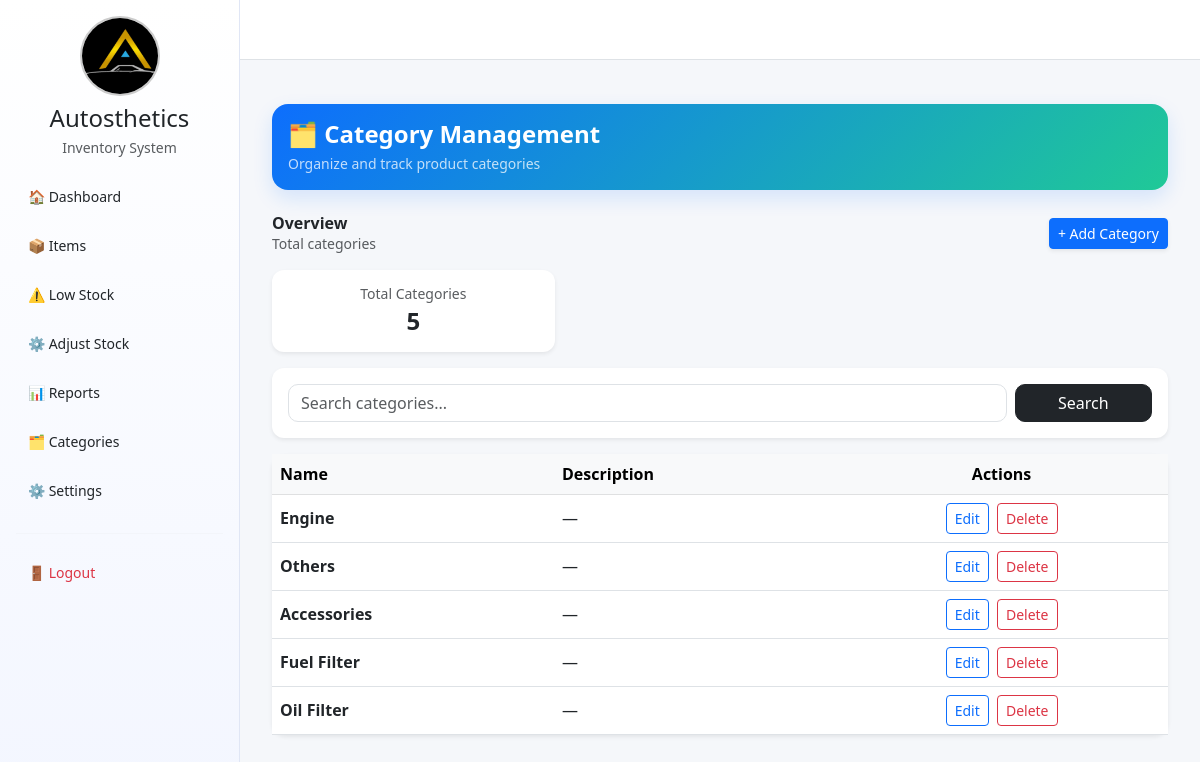
Page /categories/ (signed in) on the committed database.
### inventory/models.py (models this page shows, shortened)
class ShopSettings(models.Model):
    user = models.OneToOneField(User, on_delete=models.CASCADE)
    shop_name = models.CharField(max_length=100, default="Autosthetics Car Care")
    address = models.CharField(max_length=200, blank=True)
    contact = models.CharField(max_length=50, blank=True)
    low_stock_limit = models.IntegerField(default=5)
    theme = models.CharField(
        max_length=20,
        choices=[("gold", "Gold"), ("orange", "Orange"), ("light", "Light"), ("dark", "Dark")],
        default="gold"
    )
    profile_image = models.ImageField(upload_to='profile_images/', blank=True, null=True)
    last_backup = models.DateTimeField(blank=True, null=True)

class Category(models.Model):
    name = models.CharField(max_length=255)
    description = models.TextField(blank=True, null=True)  # Optional description

### inventory/views.py (the view)
# urls.py: path('categories/', views.categories, name='categories'),
@login_required
def categories(request):
    query = request.GET.get('q', '')
    categories = Category.objects.all()
    if query:
        categories = categories.filter(name__icontains=query)
    return render(request, 'inventory/categories.html', {
        'categories': categories,
        'total_categories': Category.objects.count(),
        'query': query,
    })

### inventory/templates/inventory/categories.html (shortened to what this page needs)
{% extends "inventory/base.html" %}
{% load humanize %}
{% block content %}
<div class="container py-4">
    <div class="p-3 rounded-4 text-white mb-4"
         style="background: linear-gradient(135deg, #0d6efd, #20c997);
                box-shadow: 0 8px 20px rgba(13,110,253,0.14);">
        <h4 class="fw-bold mb-1">🗂 Category Management</h4>
        <p class="mb-0 small opacity-75">
            Organize and track product categories
        </p>
    </div>
    <div class="d-flex justify-content-between align-items-center mb-3">
        <div>
            <h6 class="fw-semibold mb-0">Overview</h6>
            <p class="text-muted small mb-0">
                Total categories
            </p>
        </div>
        <a href="{% url 'add_category' %}"
           class="btn btn-primary btn-sm shadow-sm">
            + Add Category
        </a>
    </div>
    <div class="row mb-3">
        <div class="col-md-4">
            <div class="card shadow-sm border-0"
                 style="border-radius: 12px;">
                <div class="card-body py-3 text-center">
                    <h6 class="text-muted small mb-1">Total Categories</h6>
                    <h4 class="fw-bold mb-0">{{ total_categories }}</h4>
                </div>
            </div>
        </div>
    </div>
    <div class="card shadow-sm border-0 mb-3"
         style="border-radius: 12px;">
        <div class="card-body p-3">
            <form method="GET" class="row g-2">
                <div class="col-md-10">
                    <input type="text"
                           name="q"
                           value="{{ query }}"
                           class="form-control"
                           placeholder="Search categories..."
                           style="border-radius: 10px;">
                </div>
                <div class="col-md-2 d-grid">
                    <button class="btn btn-dark"
                            style="border-radius: 10px;">
                        Search
                    </button>
                </div>
            </form>
        </div>
    </div>
    <div class="card shadow-sm border-0"
         style="border-radius: 14px;">
        <div class="table-responsive"
             style="max-height: 350px; overflow-y: auto;">
            <table class="table table-hover align-middle mb-0">
                <thead class="table-light">
                    <tr>
                        <th>Name</th>
                        <th>Description</th>
                        <th class="text-center">Actions</th>
                    </tr>
                </thead>
                <tbody>
                    {% for category in categories %}
                    <tr>
                        <td class="fw-semibold">{{ category.name }}</td>
                        <td>{{ category.description|default:"—" }}</td>
                        <td class="text-center">
                            <a href="{% url 'edit_category' category.id %}"
                               class="btn btn-sm btn-outline-primary me-1">
                                Edit
                            </a>
                            <button type="button"
                                    class="btn btn-sm btn-outline-danger"
                                    data-bs-toggle="modal"
                                    data-bs-target="#deleteModal{{ category.id }}">
                                Delete
                            </button>
                        </td>
                    </tr>
                    {% empty %}
                    <tr>
                        <td colspan="3" class="text-center py-3 text-muted">
                            No categories found.
                        </td>
                    </tr>
                    {% endfor %}
                </tbody>
            </table>
        </div>
    </div>
</div>
{% endblock %}

### inventory/templates/inventory/base.html (shortened to what this page needs)
{% load static %}
<!DOCTYPE html>
<html lang="en">
<head>
    <link href="https://cdn.jsdelivr.net/npm/bootstrap@5.3.0/dist/css/bootstrap.min.css" rel="stylesheet">
    <link rel="stylesheet" href="https://cdn.jsdelivr.net/npm/bootstrap-icons@1.11.3/font/bootstrap-icons.css"><link rel="stylesheet" href="https://cdn.jsdelivr.net/npm/bootstrap-icons@1.11.3/font/bootstrap-icons.css">
</head>
<body>
<aside id="sidebar">
   <div class="sidebar-profile text-center py-3">
    {% if request.user.shopsettings.profile_image %}
        <img src="{{ request.user.shopsettings.profile_image.url }}" alt="Profile Picture" class="sidebar-profile-pic mb-2">
    {% else %}
        <img src="{% static 'images/default_profile.png' %}" alt="Profile Picture" class="sidebar-profile-pic mb-2">
    {% endif %}
    <h4 class="mb-1">Autosthetics</h4>
    <p class="text-muted small mb-0">Inventory System</p>
</div>
    <nav class="nav flex-column px-3">
        <a href="{% url 'dashboard' %}" class="nav-link text-dark mb-1">🏠 Dashboard</a>
        <a href="{% url 'all_items' %}" class="nav-link text-dark mb-1">📦 Items</a>
        <a href="{% url 'low_stock' %}" class="nav-link text-dark mb-1">⚠️ Low Stock</a>
        <a href="{% url 'adjust_stock' %}" class="nav-link text-dark mb-1">⚙️ Adjust Stock</a>
        <a href="{% url 'reports' %}" class="nav-link text-dark mb-1">📊 Reports</a>
        <a href="{% url 'categories' %}" class="nav-link text-dark mb-1">🗂 Categories</a>
        <a href="{% url 'settings_page' %}" class="nav-link text-dark mb-1">⚙️ Settings</a>
        <hr>
        <a href="{% url 'logout' %}" class="nav-link text-danger">🚪 Logout</a>
    </nav>
</aside>
<div id="main-wrapper">
    <div class="topbar bg-white border-bottom d-flex justify-content-between align-items-center px-4">
    </div>
    <main>
        {% block content %}
        {% endblock %}
    </main>
</div>
</body>
</html>

### inventory/templates/inventory/base.html (style rules this page uses)
.sidebar-profile-pic { width: 80px; height: 80px; border-radius: 50%; object-fit: cover; border: 2px solid #ccc; }
html, body { margin: 0; height: 100%; background: #f5f7fa; }
body { display: flex; }
#sidebar { width: 240px; position: fixed; top: 0; left: 0; height: 100vh; background: linear-gradient(180deg, #ffffff 0%, #f3f6ff 100%); border-right: 1px solid #e0e6f5; overflow: hidden; }
#sidebar .nav-link { border-radius: 10px; padding: 12px; font-size: 14px; color: #374151; display: flex; align-items: center; gap: 10px; transition: all 0.2s ease; }
#sidebar hr { border-color: #e5e7eb; }
#main-wrapper { margin-left: 240px; width: calc(100% - 240px); height: 100vh; display: flex; flex-direction: column; }
main { flex: 1; overflow-y: auto; padding: 20px; }
.topbar { height: 60px; flex-shrink: 0; }

### rows in the picture
Category: name "Engine", description "—"
Category: name "Others", description "—"
Category: name "Accessories", description "—"
Category: name "Fuel Filter", description "—"
Category: name "Oil Filter", description "—"

### other values in the picture
{{ total_categories }} "5"
